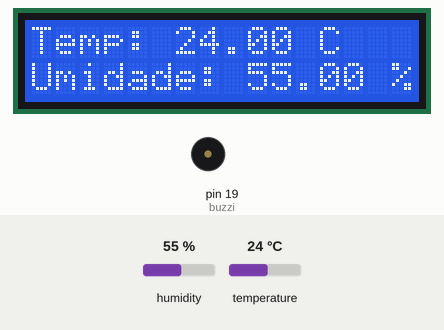
The sketch below on a simulated Arduino Uno, built with avr-gcc and run on an emulated ATmega328P. Parts: 16×2 character LCD, buzzer (waves = sounding, pin HIGH). The test bench sets the inputs (shaded band); at power-on: temperature 24 °C, humidity 55 %.

Above: at 1.2 s.
1.3 s: temperature set to 27 °C
At 2.7 s:
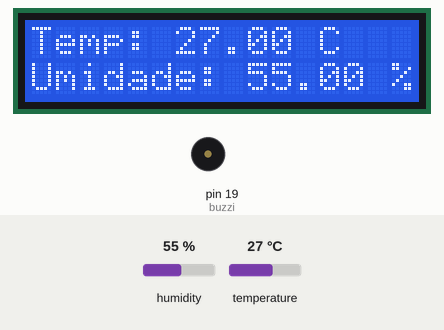
4.0 s: temperature set to 30 °C
At 4.6 s:
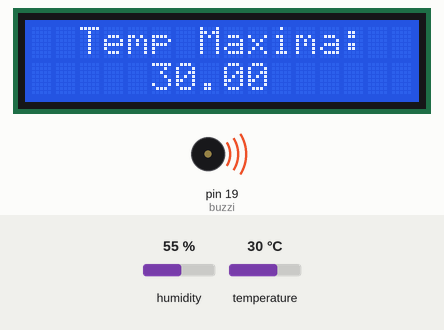
6.7 s: temperature set to 12 °C
At 9.4 s:
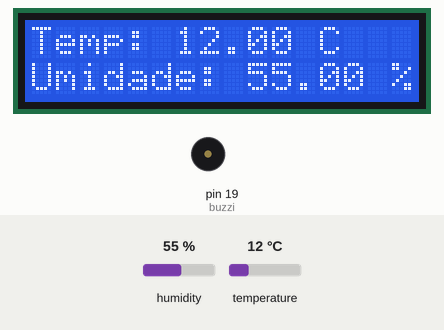
9.7 s: humidity set to 22 %
At 11.4 s:
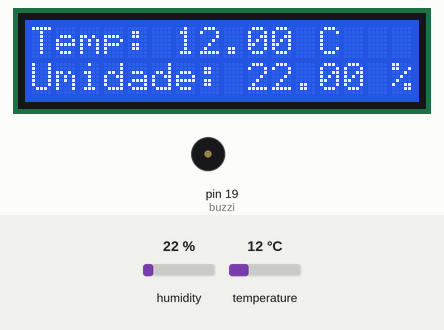
Timing chart, 0 to 12.9 s (numbered marks = the images above; inputs shaded):
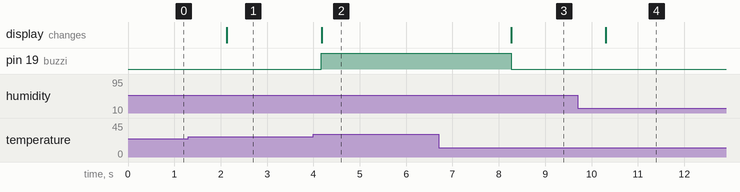

The sketch:

Sensor_de_temperatura_umidade_T1_EP6.ino
```cpp
#include <DHT.h>
#include <DHT_U.h>
#include <LiquidCrystal.h>

// Definindo os pinos para o sensor DHT
#define DHTPIN 2     // Pino de dados do sensor DHT
#define DHTTYPE DHT11   // Tipo de sensor DHT (pode ser DHT11, DHT22, etc.)
DHT dht(DHTPIN, DHTTYPE);

// Definindo os pinos do LCD e do buzzer
int rs = 13, e = 14, d4 = 15, d5 = 16, d6 = 17, d7 = 18;
LiquidCrystal lcd(rs, e, d4, d5, d6, d7);
int buzzi = 19;

void setup() {
  lcd.begin(16, 2);
  dht.begin();
  pinMode(buzzi, OUTPUT);
  lcd.setCursor(0, 0);
  lcd.print("Temp & Umidade");
}
void loop() {
  // Lê a temperatura e a umidade do sensor DHT
  float temperatura = dht.readTemperature();
  float umidade = dht.readHumidity();

  // Verifica se as leituras são válidas
  if (isnan(temperatura) || isnan(umidade)) {
    lcd.setCursor(0, 1);
    lcd.print("Erro na leitura");
    return;
  }
  // Exibe a temperatura e a umidade no LCD
  lcd.clear();
  lcd.setCursor(0, 0);
  lcd.print("Temp: ");
  lcd.print(temperatura);
  lcd.print(" C");
  lcd.setCursor(0, 1);
  lcd.print("Umidade: ");
  lcd.print(umidade);
  lcd.print(" %");

  // Aciona o buzzer se a temperatura for maior que 30 graus Celsius
  if (temperatura > 28.00) {
    digitalWrite(buzzi, HIGH);
    lcd.clear();
    lcd.setCursor(2, 0);
    lcd.print("Temp Maxima: ");
    lcd.setCursor(5, 1);
    lcd.print(temperatura);
  } else {
    digitalWrite(buzzi, LOW);
  }
  // Atualiza a cada 2 segundos
  delay(1000);
}
```

Measured:
- the behaviour switches between 28 and 29 °C on temperature (found by bisection; images 1 and 2)
- after the input at 1.3 s, the display: changes after 0.83 s (image 1)
- after the input at 4.0 s, pin 19 (buzzi): LOW → HIGH after 0.17 s; the display: changes after 0.17 s (image 2)
- after the input at 6.7 s, pin 19 (buzzi): HIGH → LOW after 1.6 s; the display: changes after 1.6 s (image 3)
- after the input at 9.7 s, the display: changes after 0.60 s (image 4)
